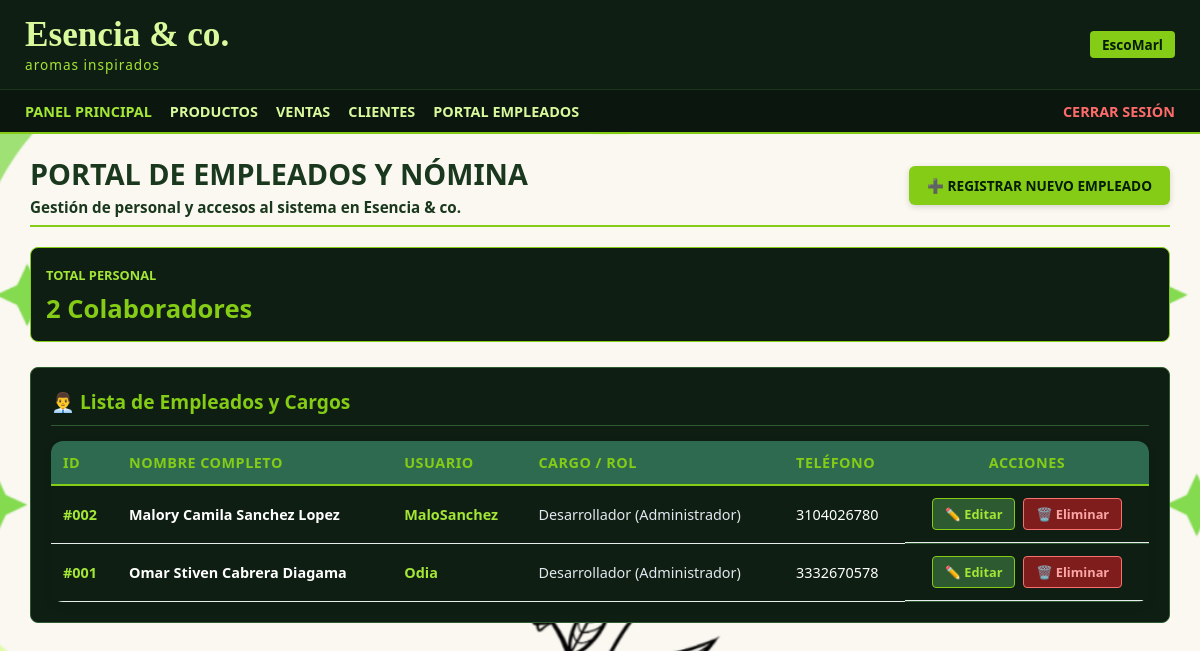
Screenshot of /escomarl/index.php?action=empleados (signed in) with the database file from the repository.
### tables this page shows
CREATE TABLE `tblempleados` (
  `IdEmpleado` int(11) NOT NULL,
  `Nombres` varchar(50) NOT NULL,
  `Apellidos` varchar(50) NOT NULL,
  `Usuario` varchar(30) NOT NULL,
  `Contrasena` varchar(255) NOT NULL,
  `Rol` enum('Administrador','Empleado') NOT NULL DEFAULT 'Empleado',
  `Cargo` varchar(50) NOT NULL DEFAULT 'Vendedor',
  `Telefono` varchar(15) DEFAULT NULL,
  `IdSexo` int(11) DEFAULT NULL
);

### escomarl/controllers/EmpleadoController.php (called while the page is built, shortened)
<?php
require_once __DIR__ . '/../models/Empleado.php';
class EmpleadoController {
    private $empleadoModel;
    public function __construct() {
        $this->empleadoModel = new Empleado();
    }
    public function index() {
        $empleados = $this->empleadoModel->obtenerTodos();
        require_once __DIR__ . '/../views/empleados/index.php';
    }
}

### escomarl/config/database.php (called while the page is built, shortened)
<?php
class Database {
    private static $host = 'localhost';
    private static $db_name = 'bdescomarl';
    private static $username = 'root';
    private static $password = '';
    private static $instance = null;
    public static function getInstance() {
        if (self::$instance === null) {
            try {
                $dsn = "mysql:host=" . self::$host . ";dbname=" . self::$db_name . ";charset=utf8mb4";
                $options = [
                    PDO::ATTR_ERRMODE => PDO::ERRMODE_EXCEPTION,
                    PDO::ATTR_DEFAULT_FETCH_MODE => PDO::FETCH_ASSOC,
                    PDO::ATTR_EMULATE_PREPARES => false,
                ];
                self::$instance = new PDO($dsn, self::$username, self::$password, $options);
            } catch (PDOException $e) {
                error_log("Connection Error: " . $e->getMessage());
                die("Error de conexión a la base de datos: " . $e->getMessage());
            }
        }
        return self::$instance;
    }
}

### escomarl/models/Empleado.php (called while the page is built, shortened)
<?php
require_once __DIR__ . '/../config/Database.php';
class Empleado {
    private $db;
    public function __construct() {
        $this->db = Database::getInstance();
    }
    public function obtenerTodos() {
        try {
            $stmt = $this->db->query("SELECT IdEmpleado AS id, Nombres, Apellidos, Usuario, Rol, Cargo, Telefono FROM tblempleados ORDER BY IdEmpleado DESC");
            return $stmt->fetchAll(PDO::FETCH_ASSOC);
        } catch (Exception $e) {
            return [];
        }
    }
}

### escomarl/views/empleados/index.php (the view, shortened to what this page needs)
<?php require_once __DIR__ . '/../layouts/header.php'; ?>
<div style="border-bottom: 2px solid #84cc16; padding-bottom: 8px; margin-bottom: 20px; display: flex; justify-content: space-between; align-items: center;">
    <div>
        <h2 style="color: #1a381d; font-size: 1.8rem; margin: 0; text-transform: uppercase; font-weight: 800;">PORTAL DE EMPLEADOS Y NÓMINA</h2>
        <p style="color: #1a381d; font-size: 0.95rem; margin-top: 4px; font-weight: 600;">Gestión de personal y accesos al sistema en <strong>Esencia & co.</strong></p>
    </div>
    <a href="index.php?action=empleados_crear" style="padding: 10px 18px; background-color: #84cc16; color: #051c05; text-decoration: none; border-radius: 6px; font-weight: bold; font-size: 0.85rem; box-shadow: 0 2px 6px rgba(0,0,0,0.15); display: flex; align-items: center; gap: 8px;">
        ➕ REGISTRAR NUEVO EMPLEADO
    </a>
</div>
<div style="display: grid; grid-template-columns: repeat(auto-fit, minmax(220px, 1fr)); gap: 15px; margin-bottom: 25px;">
    <?php $totalPersonal = !empty($empleados) ? count($empleados) : 0; ?>
    <div style="background-color: #0f1e12; border: 1px solid #84cc16; border-radius: 8px; padding: 15px; color: #ffffff;">
        <span style="color: #a3e635; font-size: 0.8rem; font-weight: 800; text-transform: uppercase;">TOTAL PERSONAL</span>
        <h3 style="color: #84cc16; font-size: 1.6rem; margin: 6px 0 0 0; font-weight: bold;"><?= $totalPersonal ?> Colaboradores</h3>
    </div>
</div>
<div style="background-color: #0f1e12; border: 1px solid #2d5a31; border-radius: 8px; padding: 20px; color: #ffffff; overflow-x: auto;">
    <h3 style="color: #84cc16; font-size: 1.2rem; margin-top: 0; margin-bottom: 15px; border-bottom: 1px solid #2d5a31; padding-bottom: 10px; font-weight: bold;">
        👨‍💼 Lista de Empleados y Cargos
    </h3>
    <?php if (!empty($empleados)): ?>
        <table style="width: 100%; border-collapse: collapse; text-align: left; background-color: #0f1e12; color: #ffffff;">
            <thead>
                <tr style="border-bottom: 2px solid #84cc16; color: #84cc16; font-size: 0.85rem; text-transform: uppercase; background-color: #051c05;">
                    <th style="padding: 12px; color: #84cc16;">ID</th>
                    <th style="padding: 12px; color: #84cc16;">Nombre Completo</th>
                    <th style="padding: 12px; color: #84cc16;">Usuario</th>
                    <th style="padding: 12px; color: #84cc16;">Cargo / Rol</th>
                    <th style="padding: 12px; color: #84cc16;">Teléfono</th>
                    <th style="padding: 12px; color: #84cc16; text-align: center;">Acciones</th>
                </tr>
            </thead>
            <tbody>
                <?php foreach ($empleados as $emp):
                    $idEmp = $emp['id'] ?? $emp['IdEmpleado'] ?? 0;
                    $nom = trim(($emp['Nombres'] ?? '') . ' ' . ($emp['Apellidos'] ?? ''));
                    $usr = $emp['Usuario'] ?? $emp['usuario'] ?? 'N/A';
                    $cargo = ($emp['Cargo'] ?? 'Vendedor') . ' (' . ($emp['Rol'] ?? 'Empleado') . ')';
                    $tel = $emp['Telefono'] ?? 'N/A';
                ?>
                    <tr style="border-bottom: 1px solid #2d5a31; background-color: #0f1e12;">
                        <td style="padding: 12px; font-weight: bold; color: #a3e635;">#<?= str_pad($idEmp, 3, '0', STR_PAD_LEFT) ?></td>
                        <td style="padding: 12px; color: #ffffff; font-weight: bold;"><?= htmlspecialchars($nom) ?></td>
                        <td style="padding: 12px; color: #a3e635; font-weight: bold;"><?= htmlspecialchars($usr) ?></td>
                        <td style="padding: 12px; color: #e2e8f0;"><?= htmlspecialchars($cargo) ?></td>
                        <td style="padding: 12px; color: #ffffff;"><?= htmlspecialchars($tel) ?></td>
                        <td style="padding: 12px; text-align: center; display: flex; gap: 8px; justify-content: center;">
                            <a href="index.php?action=empleados_editar&id=<?= $idEmp ?>" style="padding: 6px 12px; background-color: #2d5a31; color: #a3e635; text-decoration: none; border-radius: 4px; font-size: 0.8rem; font-weight: bold; border: 1px solid #84cc16;">✏️ Editar</a>
                            <a href="index.php?action=empleados_eliminar&id=<?= $idEmp ?>" onclick="return confirm('¿Desea eliminar este empleado?');" style="padding: 6px 12px; background-color: #7f1d1d; color: #fca5a5; text-decoration: none; border-radius: 4px; font-size: 0.8rem; font-weight: bold; border: 1px solid #f87171;">🗑️ Eliminar</a>
                        </td>
                    </tr>
                <?php endforeach; ?>
            </tbody>
        </table>
    <?php else: ?>
        <p style="color: #a3e635; text-align: center; padding: 25px 0; margin: 0;">Aún no hay empleados registrados en la base de datos.</p>
    <?php endif; ?>
</div>
</div>

### escomarl/public/css/style.css (style rules this page uses)
* { box-sizing: border-box; margin: 0; padding: 0; font-family: 'Segoe UI', Tahoma, Geneva, Verdana, sans-serif; }
body { background-color: #f4f6f8; color: #2b2b2b; min-height: 100vh; }
table { width: 100%; border-collapse: collapse; background-color: #ffffff; border-radius: 12px; overflow: hidden; box-shadow: 0 4px 12px rgba(0,0,0,0.05); }
th { background-color: #2d6a4f; color: #ffffff; padding: 14px 16px; text-align: left; font-size: 0.9rem; text-transform: uppercase; letter-spacing: 0.5px; }
td { padding: 12px 16px; border-bottom: 1px solid #e9ecef; color: #333333; font-size: 0.9rem; }

### rows the page displays
tblempleados: IdEmpleado "002", nom "Malory Camila Sanchez Lopez", Usuario "MaloSanchez", cargo "Desarrollador (Administrador)", Telefono "3104026780"
tblempleados: IdEmpleado "001", nom "Omar Stiven Cabrera Diagama", Usuario "Odia", cargo "Desarrollador (Administrador)", Telefono "3332670578"

### other values shown
$totalPersonal "2"
